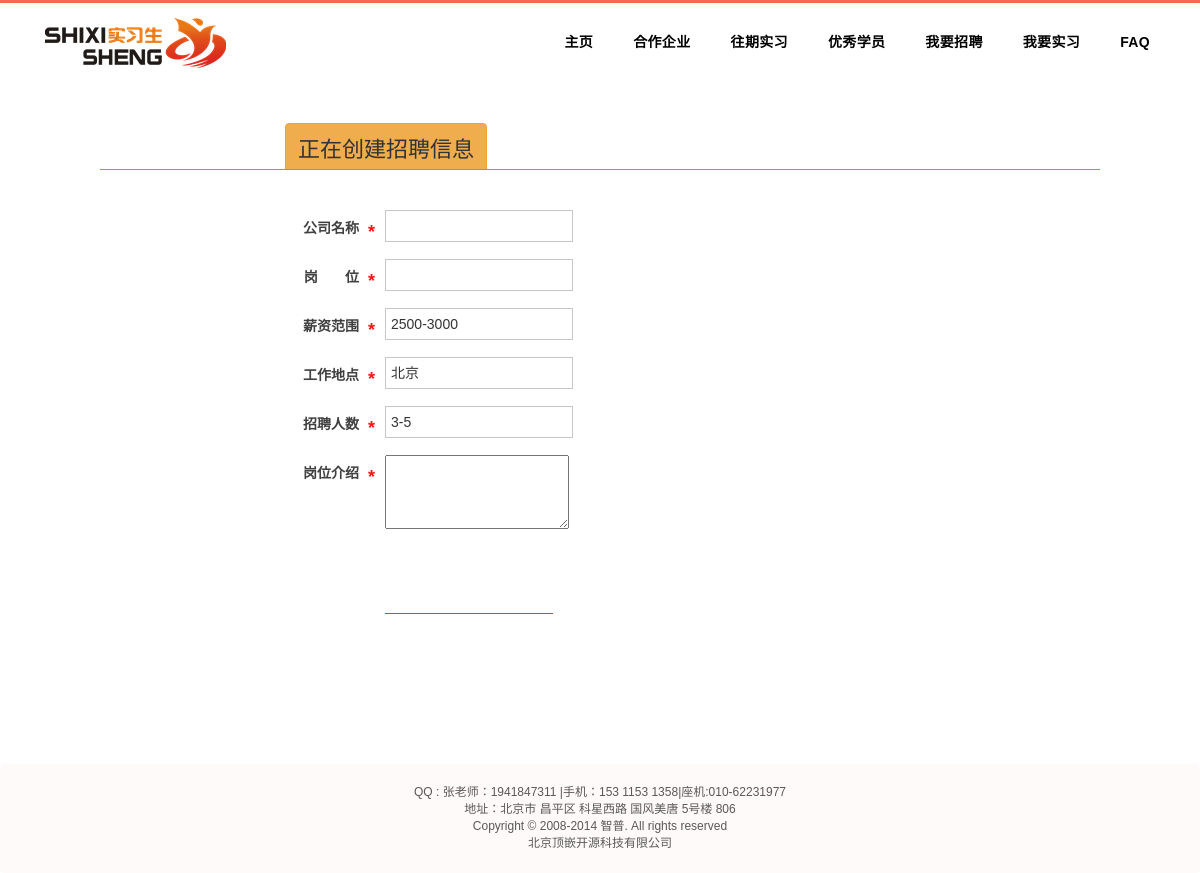
The page /pin.html on the database its author committed.
### shixisheng/models.py (models this page shows)
class Text(models.Model):
	category = models.CharField(max_length=30)
	name     = models.CharField(max_length=30)
	intr     = models.TextField(blank=True)

### shixisheng/views.py (the view)
# urls.py: url(r'^pin.html$', 'shixisheng.views.pin'),
def pin(request):
	d={}
	t=Text.objects.all()
	for i in t:
		d[i.category]=i
	return TR(request,"recruitment.html",d)

### shixisheng/templates/recruitment.html (shortened to what this page needs)
{% extends "base.html" %}
	{% block css %}
	<link rel="stylesheet" href="/static/css/zhaopin/style.css">
	<link rel="stylesheet" href="/static/css/zhaopin/bootstrap.min.css">
	<link href="/static/css/zhaopin/jianli-post_v0.css" rel="stylesheet" />
	{% endblock %}
	{% block content %}
	<section>
		<body class="postFirPage">
			<div style="height:100px;"></div>
			<div class="logHeader" id="" style="margin-top:0px;">
				<div id="" class="loginName">
					<span class="btn btn-warning">正在创建招聘信息</span>
				</div>
			</div>
			<div class="infoContent">
				<form action="/zhaopin" method="POST">
					<dl class="">
						<dt>
							公司名称
							<b>*</b>
						</dt>
						<dd>
							<input type="text" name="name" value="{{mingcheng}}"/>
						</dd>
					</dl>
					<dl class="jobType ">
						<dt>
							岗&nbsp;&nbsp;&nbsp;&nbsp;&nbsp;&nbsp;&nbsp;位
							<b>*</b>
						</dt>
						<dd class="" style="">
							<input type="text" name="gangwei" value="{{gangwei}}"/>
						</dd>
					</dl>
					<dl class="expSalary ">
						<dt>
							薪资范围
							<b>*</b>
						</dt>
						<dd class="">
							<input type="text" name="xinzi" value="2500-3000"></input>
						</dd>
					</dl>
					<dl class="nameSex ">
						<dt>
							工作地点
							<b>*</b>
						</dt>
						<dd class="">
							<input type="text" name="didian" value="北京"></input>
						</dd>
					</dl>
					<dl class="birTime">
						<dt>
							招聘人数
							<b>*</b>
						</dt>
						<dd class="">
							<input type="text" name="renshu" value="3-5"></input>
						</dd>
					</dl>
					<dl class="">
						<dt>
							岗位介绍
							<b>*</b>
						</dt>
						<dd class="">
							<textarea name= "jianjie"></textarea>
						</dd>
					</dl>
					<div class="subBtnCon ">
					<input class="saveResume postBtn" id="btninfo" value="提交信息" type="submit" />
					</div>
				</form>
			</div>
		</body>
	</section>
{% endblock %}

### shixisheng/templates/base.html (shortened to what this page needs)
<!DOCTYPE HTML>
<html>
<head>
	<link href="/static/css/base/bootstrap.min.css" rel="stylesheet">
    <link href="/static/css/base/animate.min.css" rel="stylesheet">
    <link href="/static/css/base/font-awesome.min.css" rel="stylesheet">
    <link href="/static/css/sty.css" rel="stylesheet">
    {%block css%} {%endblock%}
</head>
<body>
	<div class="nav-head" style="background:#ffffff">
      <nav class="navbar-default" role="navigation" >
        <div class="container">
          <div class="navbar-header">
            <a class="navbar-brand" href="#">
              <div id = "lo" class="logo">
                <img src="/static/images/logo_1.png" class="img-responsive" alt="" />
              </div>
            </a>
          </div>
          <div class="collapse navbar-collapse" id="bs-example-navbar-collapse-1">
            <ul id = 'u' class="nav navbar-nav navbar-right">
              <li><a style="color:black" href="/">{{navigation_1.name}}</a></li>
              <li><a style="color:black" href="/allcompany">{{navigation_2.name}}</a></li>
              <li><a style="color:black" href="/be">{{navigation_3.name}}</a></li>
              <li><a style="color:black" href="/youxiu">{{navigation_5.name}}</a></li>
              <li><a style="color:black" href="/pin.html">{{navigation_6.name}}</a></li>
              <li><a style="color:black" href="/liucheng">{{navigation_7.name}}</a></li>
              <li><a style="color:black" href="/faq">{{navigation_8.name}}</a></li>
            </ul>
          </div>
        </div>
      </nav>
    </div>
    {%block content%} {%endblock%}
    <div style="text-align:center;border-radius:5px 5px 5px 5px;background:#FFFAFA;padding-top:20px;padding-bottom:20px;" >
	  <span>
		  QQ  :  张老师：1941847311  |手机：153 1153 1358|座机:010-62231977 </span></p>
	  <span>  地址：北京市 昌平区 科星西路 国风美唐 5号楼 806
	  </span></p>
	  <span>Copyright © 2008-2014 智普. All rights reserved </span> </p>
	  <span>北京顶嵌开源科技有限公司</span>
</div>
</body>
</html>

### shixisheng/static/css/sty.css (style rules this page uses)
a { color: #888; }
.nav-head { background: rgba(0, 0, 0, 0.5); border-top: 3px solid #F76753; width: 100%; position: absolute; z-index: 1000; }
.nav-head .navbar-default { background: none; border: 0px; margin-bottom: 0px; }
.nav-head .navbar-default .logo img { display: inline; margin: 0; }
.nav-head .navbar-default .navbar-collapse { border: 0; }
.nav-head .navbar-default .navbar-nav > li a { display: block; margin-top: 15px; font-size: 14px; line-height: 25px; letter-spacing: 0.025em; padding: 12px 20px; color: #fff; font-weight: bold; text-transform: uppercase; }

### shixisheng/static/css/zhaopin/jianli-post_v0.css (style rules this page uses)
body,dl,dd,ul,h1,h2,h3,h4,input,p { padding:0;margin:0 }
img { border:0 }
input { outline:0;vertical-align:middle }
ul { list-style:none }
a { text-decoration:none;outline:0;blr:expression(this.onFocus=this.blur());color:#15c }
body { font-size:12px;color:#585858;font-family:Arial,sans-serif,'宋体' }
.postBtn { background:url(http://pic2.58.com/ui7/job/resume/jl_postBtn.png) repeat-x 0 0 transparent }
.logHeader { width:1000px;height:70px;border:none;margin:0 auto 5px;position:relative;overflow:hidden;z-index:1;border-bottom:1px solid #F97D03 }
.logHeader .loginName { height:39px;top:23px;left:170px;padding-left:15px;position:absolute }
.logHeader .loginName span { font:22px/1.8 "幼圆","微软雅黑","黑体",sans-serif;color:#333 }
.infoContent,.postSecPage .postContent { padding-top:35px;position:relative;zoom:1;width:1000px;margin:0 auto }
.infoContent dl { clear:both;font-size:14px;color:#404040;margin-bottom:14px;zoom:1 }
.infoContent dl:after { clear:both;content:".";visibility:hidden;height:0;display:block }
.infoContent dt,.infoContent dd { float:left }
.infoContent dt { width:285px;text-align:right;line-height:34px }
.infoContent dt b,.postContent h3 b { color:#FF1212;position:relative;top:5px;left:0;padding:0 10px 0 5px;font-size:18px;font-weight:700 }
.infoContent dd { line-height:34px;width:715px;position:relative;zoom:1 }
.infoContent dl input { height:32px;line-height:32px;border:1px solid #C7C7C7;padding-left:5px;color:#333;font-size:14px;float:left }
.postFirPage .subBtnCon { padding-top:15px;padding-bottom:150px;overflow:hidden }
.postFirPage .saveResume { border:0;height:44px;line-height:44px;color:#FFF;background-position:0 0;font-size:22px;border-bottom:1px solid #BE520E;*border-bottom:0;margin-left:285px;float:left;text-align:center;padding:0 40px;*padding:0 18px;cursor:pointer;font-family:Microsoft Yahei }
.basicInfo dl,.postFirPage dl,#tabModyCert dl,#tabModyExpe dl,#tabModyProj dl,.actChange dl { position:relative }
.jobType { z-index:890 }
.expSalary { z-index:880 }
.birTime { z-index:870 }

### rows shown on the page
Text: name "主页"
Text: name "合作企业"
Text: name "往期实习"
Text: name "优秀学员"
Text: name "我要招聘"
Text: name "我要实习"
Text: name "FAQ"
